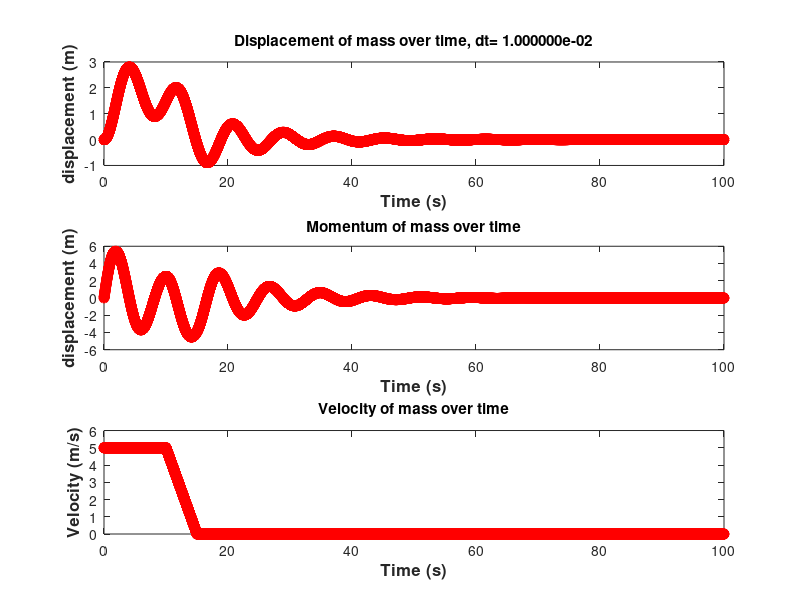
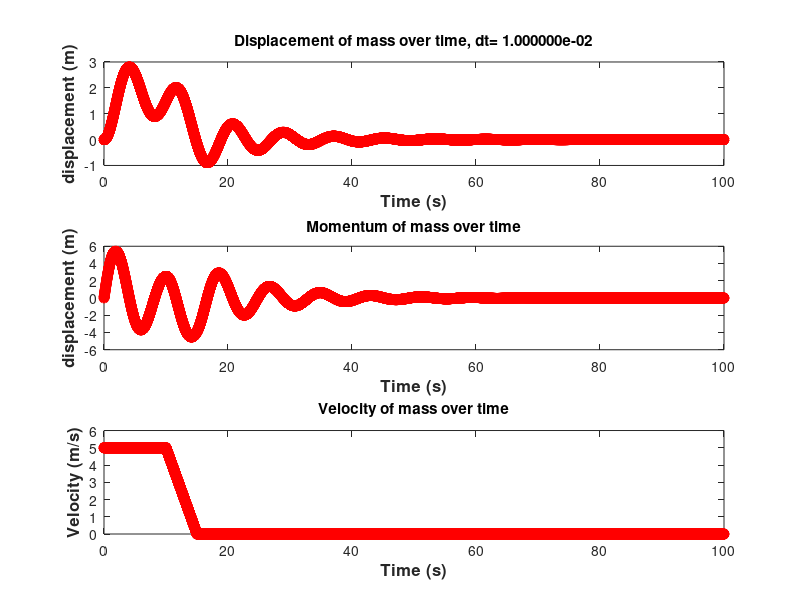
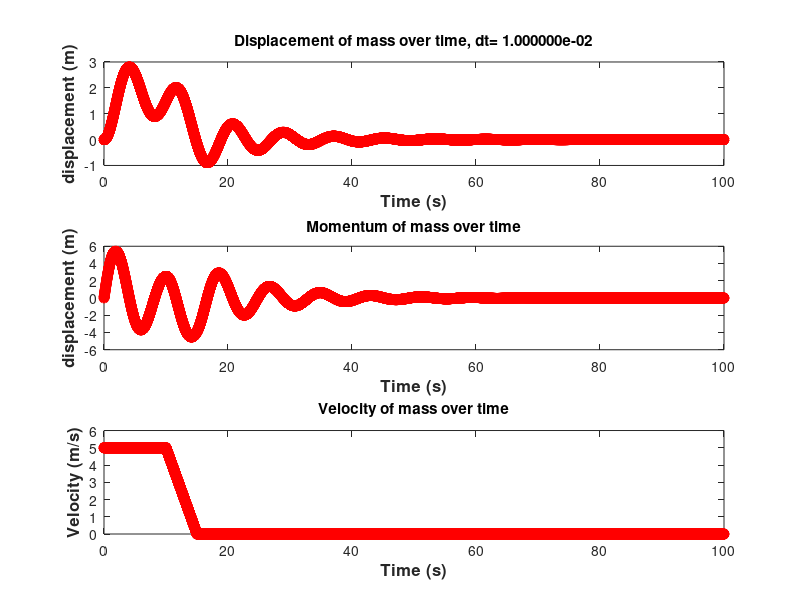
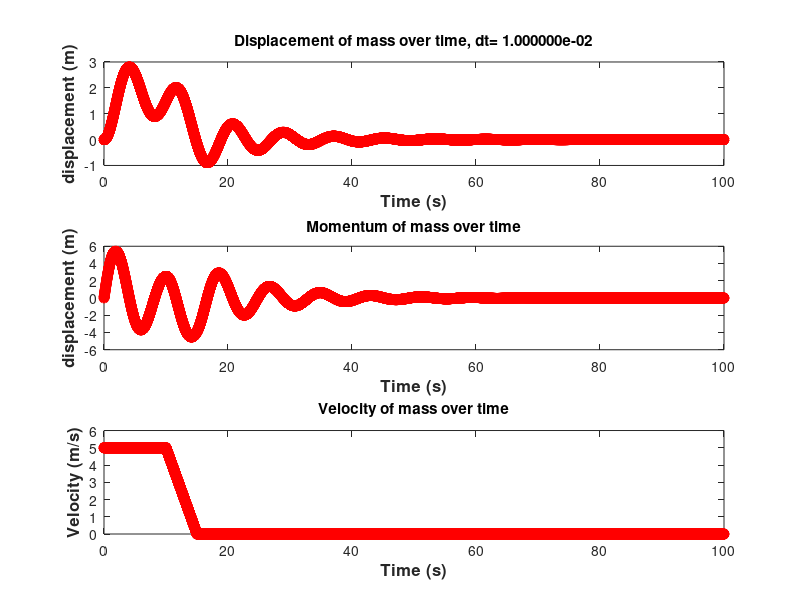

Write MATLAB code to recreate these figures, in order.
%% This is a script to solve mass damping problem described at
%   Q5 Tutorial 1, CIVL3150. This script serves an example to solve ordinary
%   differential equation using MATLAB
%  Some good habits to follow when developing your MATLAB script:
%  1. write scripts in three sections: 
%     (a) initialization 
%     (b) main calculation loop and 
%     (c) result analysis 
%  2. Declare the meaning and unit of the variable as comment next to it.
%

%% ------- initialize simulation ----- 
%clear all declared variables
clear

% damper coefficient (kg/sec)
B = 1;

% spring constant (N/m) or (kg m /s2 )
k = 3;

% mass of the object (kg)
M = 5;

% time step (s), remember this value is a numerical parameter
%  Simulation result should always be independent from this parameter.
%  one way to check the dependency is to run the simulation with
%  different dt values and check the difference of the results
% give it a try about dt=0.2 0.1 0.01 0.001.
dt = 0.01;

% duration of simulation  (s)
tsim = 100;

% number of time steps estimated
nt = tsim/dt;

% t_ftd is x-axis (i.e., time) of the key points in the force-time
% diagram (s). notice that the last x-axis is the duration of simulation
t_ftd = [0,10,15,tsim+dt];

% F_ftd is y-axis (i.e., force) of the key points in the force-time 
%   diagram (N or kgms-2). notice that the last y-axis is the force
%   at end of the simulation, which is zero
F_ftd = [5,5,0,0];

% defining arrays. Anything that changes with time can be defined
%   as an array (e.g., flow, converter or stock), the advantage of 
%   using array to store the values is that later one can plot and
%   analyze the change of value over time.
t = zeros(nt,1);
x = zeros(nt,1);
p = zeros(nt,1);
F = zeros(nt,1);

% an array for velocity (m/s), the inital value is 0
% note that the v array here is a converter, not a stock
% more information:
%  converter is a property written as a function of stock, and 
%   it changes over time. The common mistake is that converter
%   is written as function of flow.
%  For example: for the ice melting project, the surface area of
%   ice is a convert, as it changes overtime and it varies with
%   the mass of ice (which is a stoke). However, we never write
%   the surface area of ice as a function of melting rate, which 
%   a flow.
v = zeros(nt,1);

% an array for time (s), the initial time is 0. 
t(1) = 0;

% an array for mass displacement (m), the initial value is 2.
% mass displacement is the first stoke in the system
x(1) = 0;
 
% an array the momentum of the mass
p(1) = 0;

%% ---- main loop, use EULER method to solve the ordinary ---
%  ---- differential equation---
% equation

% defining loop for time
for i = 2:nt
    % the time point (s) of the current time step
    t(i) = t(i-1)+dt;
    % this line reveals that v is a converter as it is a function
    %  of p, which is a stock.
    v(i) = p(i-1)/M;


    % this  subsection gets the force at a time step based on
    % the force-time diagram given in the question brief
    % How it works:
    % cut the diagram into segments which can be represented by a line
    % function. for example, the line made by point (10,5) and (15,0) is the 
    % second segment. 
    % This segment can be expressed by Force= ( 5-0)/(15-10) * (time-15) +0
    % The forward time index (F_fIdx) and backward time index (F_bIdx) for 
    % any time between 10 and 15s are 2 and 3. These indices are used to 
    % identify the segments that the current time locates
    % the forward index of time.
    % think about how to use similar way to represent the inflow to the void
    % associated
    % with rainfall in project 2, especially when the simulation needs to 
    % run up to the second year? (function mod would be useful)

    F_fIdx = find((t_ftd-t(i))>=0,1);
    % the backward index of time
    F_bIdx = F_fIdx-1;
    % the slope of the line segment
    k_f    = (F_ftd(F_fIdx)-F_ftd(F_bIdx)) / (t_ftd(F_fIdx)-t_ftd(F_bIdx));
    % the force of time step i-1
    F(i-1) = k_f*(t(i-1)-t_ftd(F_fIdx))+F_ftd(F_fIdx) ;

    % net flows associated with the momentum balance
    % as it is using EULER method, all the flow are based on 
    % previous time step; if runge-kutta method is used, this
    % script has to be modified.
    f_n  = F(i-1)-k*x(i-1)-B*v(i-1);

    % calculate the momentum of the next time step (n+1)
    p(i) = p(i-1)+f_n*dt;
    % calculate the displacement of the next time step (n+1)
    x(i) = x(i-1)+v(i-1)*dt;
end


%% --------------- result analysis -------------
% create a figure handle for drawing
a.fig     = figure;
% fontsize of the figure
fontsize  = 12;
% linewidth of the figure
linewidth = 2;

% divide the plot region in 3 rows in a column, plot on the 
% first row
subplot(3,1,1)
% plot x as a function of t
% 'r-o' -- line in red (r), solid line (-) with circles (o)
% specify line width as the variable 'linewidth'
plot(t,x,'r-o','linewidth',linewidth)
% put label in x axis
xlabel('Time (s)','FontSize',fontsize,'FontWeight','bold')
% put label in y axis
ylabel('displacement (m)','FontSize',fontsize,'FontWeight','bold')
% give a title to the plot
title(  sprintf(  'Displacement of mass over time, dt= %e',dt));


subplot(3,1,2)
plot(t,p,'r-o','linewidth',linewidth)
xlabel('Time (s)','FontSize',fontsize,'FontWeight','bold')
ylabel('displacement (m)','FontSize',fontsize,'FontWeight','bold')
title('Momentum of mass over time');


subplot(3,1,3)
plot(t,F,'r-o','linewidth',linewidth)
xlabel('Time (s)','FontSize',fontsize,'FontWeight','bold')
ylabel('Velocity (m/s)','FontSize',fontsize,'FontWeight','bold')
title('Velocity of mass over time');

print(a.fig,'mass.png','-dpng')   % png figure output
print(a.fig,'mass.tif','-dtiff','-r70')   % tif figure output
print(a.fig,'mass.eps','-depsc')  % vectorized figure output 
                               %   (publishing standard)
                               % it can be viewed using ghostscript, evince
			       % or by insterting it into word
saveas(a.fig,'mass.fig','fig') % save the matlab figure
